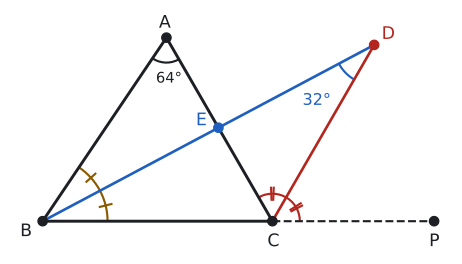

Here is the Python script that generated this plot:
import sys; sys.path.insert(0, "tools")
from cizim import *

# m(A)=64, m(B)=56, m(C)=60. [BE iç açıortay, [CD dış açıortay: m(BDC) = 64/2 = 32.
B = np.array([0.0, 0.0]); C = np.array([4.6, 0.0])
t = 4.6 * np.sin(np.radians(60)) / np.sin(np.radians(64))
A = B + t * np.array([np.cos(np.radians(56)), np.sin(np.radians(56))])
a, b, c = np.linalg.norm(B - C), np.linalg.norm(A - C), np.linalg.norm(A - B)
D = (a * A - b * B + c * C) / (a - b + c)          # B'nin karşısındaki dış teğet çemberin merkezi
E = A + (C - A) * c / (a + c)                       # [BE ile [AC]'nin kesişimi (AE/EC = AB/BC)
P = np.array([D[0] + 1.2, 0.0])
def derece(p, k, q):
    v, w = p - k, q - k
    return np.degrees(np.arccos(np.dot(v, w) / np.linalg.norm(v) / np.linalg.norm(w)))
print("BDC", derece(B, D, C), "ACD", derece(A, C, D), "DCP", derece(D, C, P), "ABE", derece(A, B, E), "EBC", derece(E, B, C))
print("E BD üzerinde mi", (D - B)[0] * (E - B)[1] - (D - B)[1] * (E - B)[0])

def isaret(kose, p, q, rr, renk, n):
    aci(ax, kose, p, q, r=rr, renk=renk)
    a1 = np.arctan2(*(p - kose)[::-1]); a2 = np.arctan2(*(q - kose)[::-1])
    if (a2 - a1) % (2 * np.pi) > np.pi: a1, a2 = a2, a1
    o = a1 + ((a2 - a1) % (2 * np.pi)) / 2
    for k in range(n):
        oo = o + (k - (n - 1) / 2) * 0.08
        u = np.array([np.cos(oo), np.sin(oo)])
        ax.plot(*zip(kose + (rr - 0.12) * u, kose + (rr + 0.12) * u), color=renk, lw=1.6)

fig, ax = sekil(6, 4.2)
ax.set_aspect("equal"); ax.axis("off")
ax.plot(*zip(A, B, C, A), color=YAZI)
ax.plot(*zip(C, P), color=YAZI, lw=1.6, ls="--")
ax.plot(*zip(B, D), color=MAVI, lw=2); ax.plot(*zip(C, D), color=KIRMIZI, lw=2)
nokta(ax, *A, "A", dx=-0.15, dy=0.2); nokta(ax, *B, "B", dx=-0.45, dy=-0.3); nokta(ax, *C, "C", dx=-0.1, dy=-0.5)
nokta(ax, *P, "P", dx=-0.1, dy=-0.5); nokta(ax, *E, "E", dx=-0.45, dy=0.05, renk=MAVI)
nokta(ax, *D, "D", dx=0.15, dy=0.12, renk=KIRMIZI)
isaret(B, C, E, 1.3, SARI, 1); isaret(B, E, A, 1.3, SARI, 1)
isaret(C, A, D, 0.55, KIRMIZI, 2); isaret(C, D, P, 0.55, KIRMIZI, 2)
aci(ax, A, B, C, r=0.5, renk=YAZI)
ax.text(A[0] + 0.05, A[1] - 0.9, "64°", color=YAZI, fontsize=11, ha="center")
aci(ax, D, B, C, r=0.8, renk=MAVI)
ax.text(D[0] - 1.15, D[1] - 1.2, "32°", color=MAVI, fontsize=12, ha="center")
ax.set_xlim(-0.7, P[0] + 0.4); ax.set_ylim(-0.7, max(A[1], D[1]) + 0.6)
kaydet(fig, __file__)
